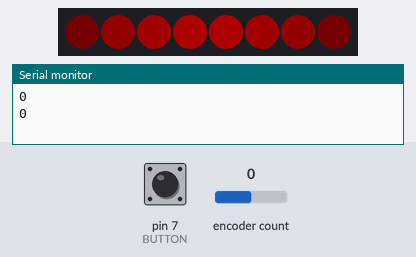
The sketch below on a simulated Arduino Uno, built with avr-gcc and run on an emulated ATmega328P. Shown: 8 RGB LEDs in strip order, left to right, the last lines printed to the serial monitor. The inputs (shaded band) are chosen by the test bench; at power-on: pin 7 (BUTTON) HIGH, encoder count 0. Dim RGB values are drawn brighter than linear.

Above: at 1.2 s.
1.3 s: pin 7 (BUTTON) pulled LOW for 3.2 s
At 5.5 s:
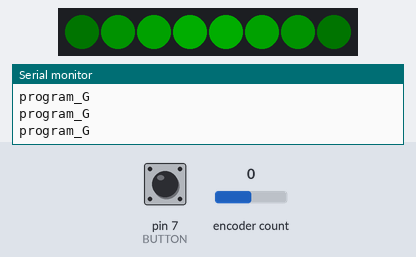
6.0 s: pin 7 (BUTTON) pulled LOW for 0.15 s
At 7.4 s:
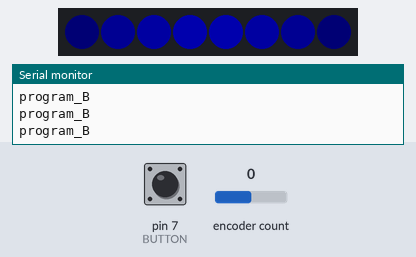
7.7 s: pin 7 (BUTTON) pulled LOW for 1 s
At 9.9 s:
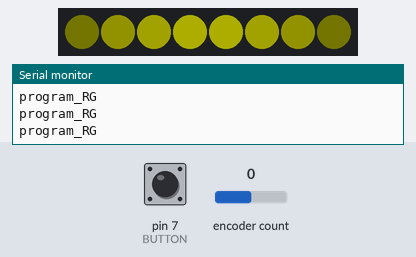
10.2 s: pin 7 (BUTTON) pulled LOW for 0.15 s
At 11.5 s:
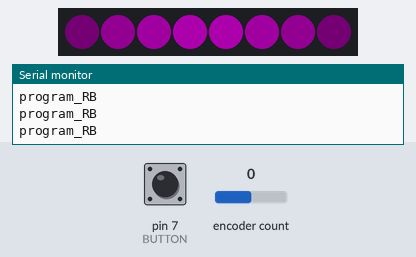
11.8 s: pin 7 (BUTTON) pulled LOW for 0.15 s
At 12.9 s:
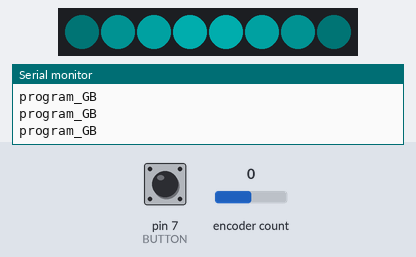
13.4 s: pin 7 (BUTTON) pulled LOW for 1 s
At 14.78 s:
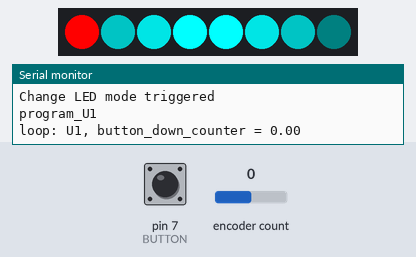
Timing chart, 0 to 16.0 s (numbered marks = the images above; inputs shaded):
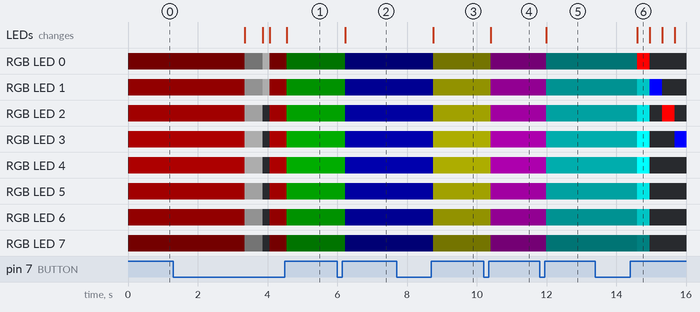

Measured:
- after the input at 1.3 s, RGB LED 0: RGB(1, 0, 0) → RGB(1, 1, 1) after 2.0 s, → RGB(50, 50, 50) 0.51 s later, → RGB(1, 0, 0) 0.21 s later, → RGB(0, 1, 0) 0.49 s later; RGB LED 1: RGB(18, 0, 0) → RGB(18, 18, 18) after 2.0 s, → RGB(50, 50, 50) 0.51 s later, → RGB(18, 0, 0) 0.21 s later, → RGB(0, 18, 0) 0.49 s later
- after the input at 6.0 s, RGB LED 0, RGB LED 7: RGB(0, 1, 0) → RGB(0, 0, 1) after 0.24 s; RGB LED 1, RGB LED 6: RGB(0, 18, 0) → RGB(0, 0, 18) after 0.24 s; RGB LED 2, RGB LED 5: RGB(0, 34, 0) → RGB(0, 0, 34) after 0.24 s; RGB LED 3, RGB LED 4: RGB(0, 50, 0) → RGB(0, 0, 50) after 0.24 s; the LEDs: change after 0.24 s (image 2)
- after the input at 7.7 s, RGB LED 0, RGB LED 7: RGB(0, 0, 1) → RGB(1, 1, 0) after 1.0 s; RGB LED 1, RGB LED 6: RGB(0, 0, 18) → RGB(18, 18, 0) after 1.0 s; RGB LED 2, RGB LED 5: RGB(0, 0, 34) → RGB(34, 34, 0) after 1.0 s; RGB LED 3, RGB LED 4: RGB(0, 0, 50) → RGB(50, 50, 0) after 1.0 s; the LEDs: change after 1.0 s (image 3)
- after the input at 10.2 s, RGB LED 0, RGB LED 7: RGB(1, 1, 0) → RGB(1, 0, 1) after 0.20 s; RGB LED 1, RGB LED 6: RGB(18, 18, 0) → RGB(18, 0, 18) after 0.20 s; RGB LED 2, RGB LED 5: RGB(34, 34, 0) → RGB(34, 0, 34) after 0.20 s; RGB LED 3, RGB LED 4: RGB(50, 50, 0) → RGB(50, 0, 50) after 0.20 s; the LEDs: change after 0.20 s (image 4)
- after the input at 11.8 s, RGB LED 0, RGB LED 7: RGB(1, 0, 1) → RGB(0, 1, 1) after 0.20 s; RGB LED 1, RGB LED 6: RGB(18, 0, 18) → RGB(0, 18, 18) after 0.20 s; RGB LED 2, RGB LED 5: RGB(34, 0, 34) → RGB(0, 34, 34) after 0.20 s; RGB LED 3, RGB LED 4: RGB(50, 0, 50) → RGB(0, 50, 50) after 0.20 s; the LEDs: change after 0.20 s (image 5)
- after the input at 13.4 s, RGB LED 0: RGB(0, 1, 1) → RGB(255, 0, 0) after 1.2 s, → off 0.36 s later; RGB LED 1: RGB(0, 18, 18) → RGB(0, 92, 92) after 1.2 s, → RGB(0, 0, 255) 0.36 s later, → off 0.36 s later

The sketch:

rotary_lib_new.ino
```cpp
#include <Adafruit_NeoPixel.h>
#include <RotaryEncoder.h>

// PORTS
#define ROTARY_A 5
#define ROTARY_B 6
#define BUTTON 7
#define N_LED 8
#define LED_PORT A0

// MAX/MIN VALUES
#define MAX_BRIGHT 255
#define MIN_BRIGHT 10
#define SAMPLING_RATE 2000
#define TMP_BRIGHT 50
#define DISTANCE (MAX_BRIGHT - MIN_BRIGHT)

/*
 *  GLOBAL VARIABLES
 */

// LED Strip variable based on Adafruit_NeoPixel library
Adafruit_NeoPixel strip = Adafruit_NeoPixel(N_LED, LED_PORT, NEO_GRB + NEO_KHZ800);

// Encoder variable based on RotaryEncoder library
RotaryEncoder encoder(ROTARY_A, ROTARY_B);

// Variable counts time of button down, used for long-short click recognition
float button_down_counter = 0;
int last_pos = -1;              // variable for left-right recognition
unsigned char K = 2;                    // K is in range 2 to 6
unsigned char led_program = 0;

// Control flags
bool is_changing_K = false;     // variable for K setting sequence recognition
bool U1 = false;                // User programs bools
bool U2 = false;
bool U3 = false;
bool light = false;             // bool for U3 program
int curr_u3_led = 0;            // current led of U3 program that is turned on
bool is_up = true;              // bool for U3 program to go led up
bool was_change = false;         // variable checks if there was a change from input

signed char bright_offset = 0;


/*
 *  MAIN PROGRAM
 */

/*
 * Setup of the board and inputs, setting default values of
 * LED strip, brightness levels and initalization
 */
void setup()
{
    // Serial communication for debugging
    Serial.begin(9600);

    // Button from encoder initialization
    pinMode(BUTTON, INPUT);

    // Led initialization
    strip.begin();
    strip.setBrightness(TMP_BRIGHT);
    // set_brightness();
    strip.show();

    // Set first program to LEDs
    set_program();
}

/*
 * Main loop of program, reads all inputs from button and encoder,
 * decides which LED program should be displayed and notices every
 * change form inputs
 */
void loop()
{
  // Check if there was a change in program/encoder
  was_change = false;

  // Set brightness of LED strip as current brightness level in table
  // based on K value

  // For loop is for sampling the input to be granted more than one
  // CPU cycle for input check
  for(int i = 0; i < SAMPLING_RATE; i++)
  {
    // Input check
    check_button();
    check_encoder();

    // If there was any change there is no point in checking input
    if(was_change)  {   break;  }
  }

  // Set LED strip program based on U1 U2 and U3 booleans
  if(!is_changing_K)
  {
    if(U1) {  Serial.print("loop: U1, button_down_counter = "); Serial.println(button_down_counter); program_U1(); }
    else if(U2) {  Serial.print("loop: U2, button_down_counter = "); Serial.println(button_down_counter); program_U2(); }
    else if(U3) {  Serial.print("loop: U3, button_down_counter = "); Serial.println(button_down_counter); program_U3(curr_u3_led, is_up); }
    else { /*Serial.println("set_program()");*/ set_program(); }
  }
}

/*******************************************************************/
void set_brightness()
{
  Serial.print("In set brightness, K = ");
  Serial.println(K);

  for(int i = 0; i < N_LED; i++)
  {
    //brightness[i] = ((unsigned int)((MAX_BRIGHT - MIN_BRIGHT) / (int)(pow(2, (int)K) - 1))) * ((int)(abs(i + bright_offset)) % (unsigned int)pow(2, (int)K)) + MIN_BRIGHT;
    Serial.print(i);
    Serial.print(": ");
//    Serial.println(brightness[i]);
  }
}

/*******************************************************************/
void check_button()
{
  // Check if K control is triggered
  if(digitalRead(BUTTON) == 0)
  {
    // Applay changes to K after button was clicked to approve
    if(is_changing_K)
    {
      // DEBUG
      Serial.println("K change sequence ended.");

      button_down_counter = 0;
      delay(200);
      is_changing_K = false;
      set_program();
    }
    else
    {
      // Button is pushed without K control
//      if(U1 || U2 || U3)
//      {
//        button_down_counter += 1.5;
//      }
//      else { button_down_counter += 0.1; }
      if(U3)
      {
        button_down_counter += 0.5;
      }
      else
      {
        button_down_counter += 0.1;
      }
      Serial.println(button_down_counter);

      // Button is down for long push (K control)
      if(button_down_counter >= 30)
      {
        if(U3)                // Change program by long click in program U3
        {
          Serial.println("Changing program from U3");
          delay(1000);
          led_program++;
          button_down_counter = 0;
          set_program();
        }
        else
        {
          set_color(255, 255, 255);
          // DEBUG
          Serial.println("K change sequence triggered");
          delay(500);

          is_changing_K = true;
          button_down_counter = 0;
          // K change sequence
          set_K();
        }
      }
    }
  }
  else
  {
    if(!is_changing_K)
    {
      // Short click for LED program
      if(button_down_counter > 1)
      {
        if(U3)              // Program U3 light toggle
        {
          button_down_counter = 0;
          light = !light;
          Serial.print("Now light is: ");
          Serial.println(light);
        }
        else
        {
          // DEBUG
          Serial.println("Change LED mode triggered");

          // Change LED program
          led_program++;
          button_down_counter = 0;
          set_program();
          was_change = true;
          //change_program = true;
          //thr_controller.remove(&led_thr);
        }
      }
    }
    else
    {
      is_changing_K = true;
    }
  }
}

/*******************************************************************/
void check_encoder()
{
  encoder.tick();

  // Read position from encoder
  int new_pos = encoder.getPosition();

  // Position has changed
  if(new_pos != last_pos)
  {
    if(new_pos < last_pos)    // Clockwise turn
    {
      Serial.println(new_pos);
      Serial.println(is_changing_K);
      if(is_changing_K)       // K is being set -> K++
      {
        if(K < 6) { Serial.println("K++"); K += 1; set_K(); }
      }
      else                    // Brightnes is being set -> Bright++
      {
        if(bright_offset < (2 * pow(2, K) - N_LED))
        {
          Serial.print("Bright++: ");
          bright_offset++;
        }
        // set_brightness();
      }
    }
    else                      // Counterclockwise turn
    {
      Serial.println(new_pos);
      if(is_changing_K)       // K is being set -> K--
      {
        if(K > 2) { Serial.println("K--"); K -= 1; set_K(); }
      }
      else                    // Brightnes is being set -> Bright--
      {
        if(bright_offset > 0 /** 2*/)
        {
          Serial.print("Bright--: ");
          bright_offset--;
        }
        // set_brightness();
      }
    }
    Serial.println(bright_offset);
    last_pos = new_pos;       // Set current position as old one bor next turn
    was_change = true;
  }
  else
  {
    was_change = false;
  }
}

/*******************************************************************/
void set_K()
{
  is_changing_K = true;

  // Debug
  Serial.print("In setK(): K is currently: ");
  Serial.println(K);
  Serial.print("Current isChangingK:");
  Serial.println(is_changing_K);

  for(int i = 0; i < N_LED; i++)
  {
    strip.setPixelColor(i, 0,0,0);
  }

  for(int i = 0; i < (int)K; i++)
  {
    strip.setPixelColor(i, 255,255,255);
    strip.show();
  }

  // set_brightness();
}

/*******************************************************************/
void set_program()
{
  switch(led_program % 9)
    {
      case 0:
        strip.setBrightness(TMP_BRIGHT);
        //Serial.println("program_R");
        U1 = false;
        U2 = false;
        U3 = false;
        program_R();
        break;
      case 1:
        strip.setBrightness(TMP_BRIGHT);
        Serial.println("program_G");
        U1 = false;
        U2 = false;
        U3 = false;
        program_G();
        break;
      case 2:
        strip.setBrightness(TMP_BRIGHT);
        Serial.println("program_B");
        U1 = false;
        U2 = false;
        U3 = false;
        program_B();
        break;
      case 3:
        strip.setBrightness(TMP_BRIGHT);
        Serial.println("program_RG");
        U1 = false;
        U2 = false;
        U3 = false;
        program_RG();
        break;
      case 4:
        strip.setBrightness(TMP_BRIGHT);
        Serial.println("program_RB");
        U1 = false;
        U2 = false;
        U3 = false;
        program_RB();
        break;
      case 5:
        strip.setBrightness(TMP_BRIGHT);
        Serial.println("program_GB");
        U1 = false;
        U2 = false;
        U3 = false;
        program_GB();
        break;
      case 6:
        strip.setBrightness(TMP_BRIGHT);
        Serial.println("program_U1");
        U1 = true;
        U2 = false;
        U3 = false;
        //program_U1();
        break;
      case 7:
        strip.setBrightness(TMP_BRIGHT);
        Serial.println("program_U2");
        U1 = false;
        U2 = true;
        U3 = false;
        //program_U2();
        break;
      case 8:
        strip.setBrightness(TMP_BRIGHT);
        Serial.println("program_U3");
        U1 = false;
        U2 = false;
        U3 = true;
        light = true;
        //program_U3();
        break;
      default:
        Serial.println("Nie mam programu o tym numerze");
        break;
    }
}

/*******************************************************************/
unsigned char calc_brightness(unsigned char i)
{
    if((i + bright_offset) < pow(2, K))
    {
      return MIN_BRIGHT + (((i + bright_offset) * DISTANCE)/(pow(2,K) - 1));
    }
    else
    {
      return MAX_BRIGHT - (((i + bright_offset - pow(2, K)) * DISTANCE)/(pow(2,K) - 1));
    }
}

/*******************************************************************/
/************************ Led Programs *****************************/
/*******************************************************************/
void set_color(int R, int G, int B) // main function, which sets colors on LED strip
{
  int i = 0;
  unsigned char tmpR = 0;
  unsigned char tmpG = 0;
  unsigned char tmpB = 0;

  for(i = 0; i < N_LED; i++)
  {
//    Serial.print(i);
//    Serial.print(": calc_bright: ");
//    Serial.println(calc_brightness(i));
    if(!U2)
    {
      tmpR = (R * calc_brightness(i)) / MAX_BRIGHT;
      tmpG = (G * calc_brightness(i)) / MAX_BRIGHT;
      tmpB = (B * calc_brightness(i)) / MAX_BRIGHT;
    }
    else
    {
      tmpR = R;
      tmpG = G;
      tmpB = B;
    }

    /*Serial.print(i);
    Serial.print(": ");
    Serial.print(tmpR);
    Serial.print(", ");
    Serial.print(tmpG);
    Serial.print(", ");
    Serial.println(tmpB);*/

    strip.setPixelColor(i, strip.Color(tmpR, tmpG, tmpB));
    strip.show();
  }

  //set_brightness();
}

void program_R() // setting RED color
{
  set_color(255, 0, 0);
}

void program_G() // setting GREEN color
{
  set_color(0, 255, 0);
}

void program_B() // setting BLUE color
{
  set_color(0, 0, 255);
}

void program_RG() // setting RED and GREEN colors
{
  set_color(255, 255, 0);
}

void program_RB() // setting RED and BLUE colors
{
  set_color(255, 0, 255);
}

void program_GB() // setting GREEN and BLUE colors
{
  set_color(0, 255, 255);
}

void program_U1() // user program No. 1
                  // red and blue led lights alternately
{
  if(!is_changing_K)
  {
    int i = 0;
    for(i = 0; i < 8; i++)
    {
      if(i % 2 == 0)
      {
        strip.setBrightness(MAX_BRIGHT);
        strip.setPixelColor(i, strip.Color(255, 0, 0));
        strip.show();

        for(int i = 0; i < SAMPLING_RATE; i++)
        {
          // Input check
          check_button();
          check_encoder();

          if(was_change)  {   break;  }
        }
        if(is_changing_K) {   return;  }

        delay(80);
        strip.setBrightness(0);
      }
      else
      {
        strip.setBrightness(MAX_BRIGHT);
        strip.setPixelColor(i, strip.Color(0, 0, 255));
        strip.show();

        for(int i = 0; i < SAMPLING_RATE; i++)
        {
          // Input check
          check_button();
          check_encoder();

          if(was_change)  {   break;  }
        }
        if(is_changing_K) {   return;  }

        delay(80);

        strip.setBrightness(0);
      }
    }
  }
}

void program_U2() // user program No. 2
                  // rainbow led lights
{

  if(!is_changing_K)
  {
    unsigned int rainbow_array[3];
    rainbow_array[0] = 255;
    rainbow_array[1] = 0;
    rainbow_array[2] = 0;

    for(int i = 0; i < 3; i++)
    {
      int j = i == 2 ? 0 : i + 1;

      for(int k = 0; k < 255; k += 1)
      {
        for(int i = 0; i < SAMPLING_RATE / 100; i++)
        {
          // Input check
          check_button();
          check_encoder();

          if(was_change)  {   break;  }
        }
        if(is_changing_K) {   return;  }

        rainbow_array[i] -= 1;
        rainbow_array[j] += 1;

        strip.setBrightness(TMP_BRIGHT);
        set_color(rainbow_array[0], rainbow_array[1], rainbow_array[2]);
      }
    }
  }

}

void program_U3(int starting_led, bool up) // user program No. 3
{
  if(up)       // up the led
  {
    for(int i = starting_led; i < 8; i++)
    {
      if(light == true)
      {
        curr_u3_led = i;
        strip.setBrightness(MAX_BRIGHT);
        strip.setPixelColor(i, strip.Color(0, 0, 255));
        strip.show();
        for(int i = 0; i < SAMPLING_RATE / 1000; i++)
        {
          // Input check
          check_button();
          check_encoder();

          if(was_change)  {   break;  }
        }
        delay(100);
        strip.setBrightness(0);
      }
      else
      {
        continue;
      }
    }
    if(curr_u3_led == N_LED - 1)
    {
      is_up = false;
    }
  }
  else          // down the led
  {
    for(int j = starting_led; j >= 0; j--)
    {
      if(light == true)
      {
        curr_u3_led = j;
        if(j != 7)
        {
          strip.setBrightness(MAX_BRIGHT);
          strip.setPixelColor(j, strip.Color(0, 0, 255));
          strip.show();
          for(int i = 0; i < SAMPLING_RATE / 1000; i++)
          {
            // Input check
            check_button();
            check_encoder();

            if(was_change)  {   break;  }
          }
          delay(100);
          strip.setBrightness(0);
        }
        else
        {
          strip.setBrightness(MAX_BRIGHT);
          strip.setPixelColor(j, strip.Color(0, 0, 255));
          strip.show();
          strip.setBrightness(0);
        }
      }
      else
      {
        continue;
      }
    }
    if(curr_u3_led == 0)
    {
      is_up = true;
    }
  }
}
```
